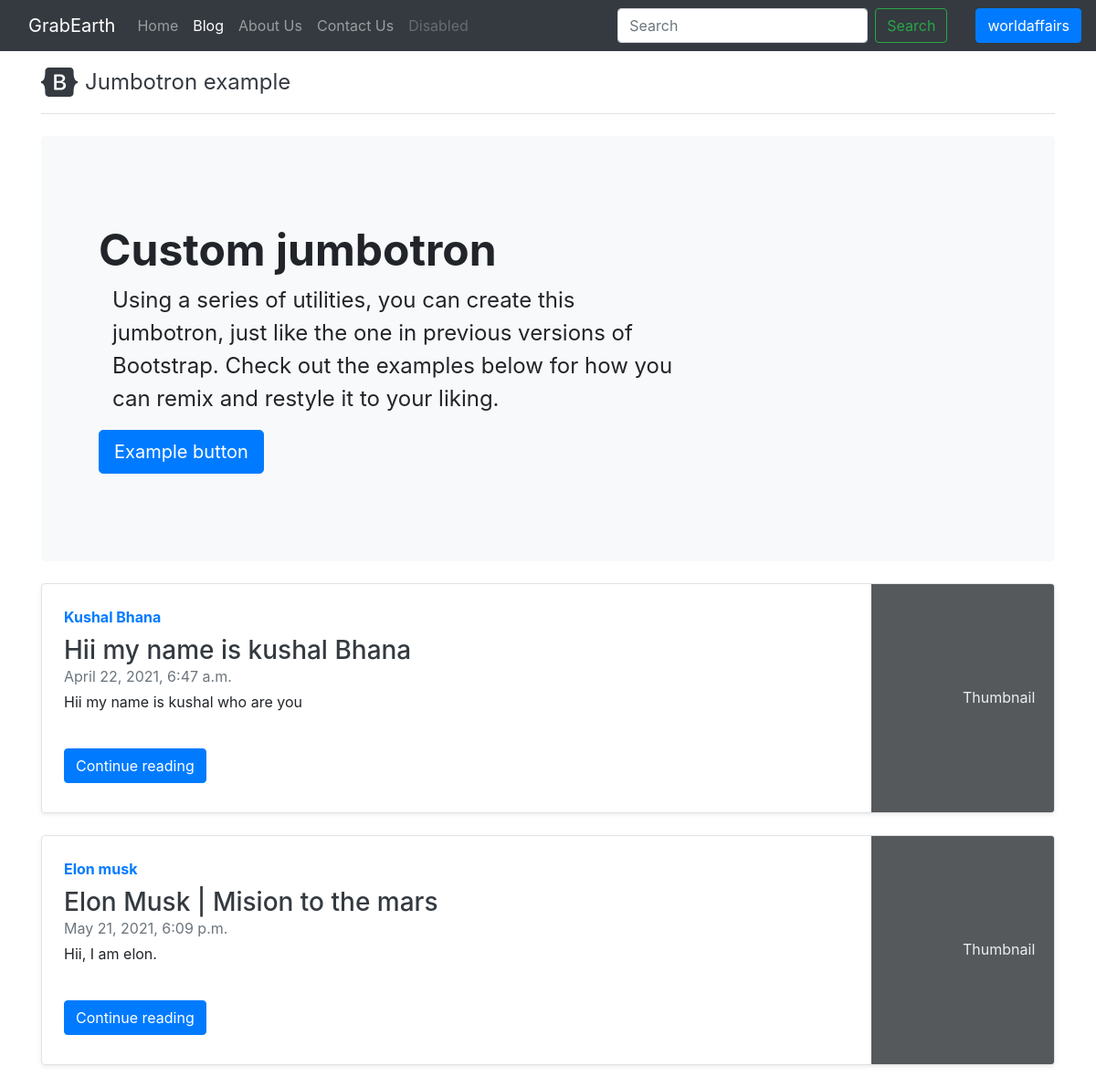
Screenshot of /blog/ (signed in) with the database file from the repository.
### blog/models.py (models this page shows, shortened)
class Post(models.Model):
    sno=models.AutoField(primary_key=True)
    title=models.CharField(max_length=255)
    author=models.CharField(max_length=14)
    slug=models.CharField(max_length=130)
    timeStamp=models.DateTimeField(blank=True)
    content=models.TextField()

### blog/views.py (the view)
# urls.py: path('', views.BlogHome, name="BlogHome"),
def BlogHome(request):
    allPosts= Post.objects.all()
    context={'allPosts': allPosts}
    return render(request, 'blog/bloghome.html', context)

### templates/blog/bloghome.html (shortened to what this page needs)
{% extends 'base.html' %}
{% block blogactive %}active{% endblock blogactive %}
{% block body %}
<div class='container'>
    <header class="pb-3 mb-4 border-bottom mt-3">
        <a href="/" class="d-flex align-items-center text-dark text-decoration-none">
            <span class="fs-4">Jumbotron example</span>
        </a>
    </header>
    <div class="p-5 mb-4 bg-light rounded-3">
        <div class="container-fluid py-5">
            <h1 class="display-5 fw-bold">Custom jumbotron</h1>
            <p class="col-md-8 fs-4">Using a series of utilities, you can create this jumbotron, just like the one in
                previous versions of Bootstrap. Check out the examples below for how you can remix and restyle it to
                your liking.</p>
            <button class="btn btn-primary btn-lg" type="button">Example button</button>
        </div>
    </div>
    {% for post in allPosts %}
    <div
        class="row no-gutters border rounded overflow-hidden flex-md-row mb-4 shadow-sm h-md-250 my-4 position-relative">
        <div class="col p-4 d-flex flex-column position-static">
            <strong class="d-inline-block mb-2 text-primary">{{post.author}}</strong>
            <h3 class="mb-0"> <a class='text-dark' href="/blog/{{post.slug}}">{{post.title}}</a></h3>
            <div class="mb-1 text-muted">{{post.timeStamp}}</div>
            <p class="card-text mb-auto">{{post.content | truncatechars:'500'}}</p>
            <div class="my-2">
                <a href="{{post.slug}}" role="button" class="btn btn-primary">Continue reading</a>
            </div>
        </div>
        <div class="col-auto d-none d-lg-block">
            <svg class="bd-placeholder-img" width="200" height="250" xmlns="http://www.w3.org/2000/svg"
                preserveAspectRatio="xMidYMid slice" focusable="false" role="img" aria-label="Placeholder: Thumbnail">
                <rect width="100%" height="100%" fill="#55595c"></rect><text x="50%" y="50%" fill="#eceeef"
                    dy=".3em">Thumbnail</text>
            </svg>
        </div>
    </div>
    {% endfor %}
</div>
{% endblock body %}

### templates/base.html (shortened to what this page needs)
<!doctype html>
<html lang="en">
<head>
  <link href="https://cdn.jsdelivr.net/npm/bootstrap@5.0.0-beta3/dist/css/bootstrap.min.css" rel="stylesheet"
>
    <link rel="stylesheet" href="https://maxcdn.bootstrapcdn.com/bootstrap/4.0.0/css/bootstrap.min.css"
>
    <link href="https://use.fontawesome.com/releases/v5.0.6/css/all.css" rel="stylesheet">
    <link href="//maxcdn.bootstrapcdn.com/bootstrap/4.0.0/css/bootstrap.min.css" rel="stylesheet" id="bootstrap-css">
  </head>
  <body>
     <link href="https://maxcdn.bootstrapcdn.com/font-awesome/4.3.0/css/font-awesome.min.css" rel="stylesheet">
  <nav class="navbar navbar-expand-lg navbar-dark bg-dark">
    <div class="container-fluid">
      <a class="navbar-brand" href="/">GrabEarth</a>
      <div class="collapse navbar-collapse" id="navbarSupportedContent">
        <ul class="navbar-nav me-auto mb-2 mb-lg-0">
          <li class="nav-item">
            <a class="nav-link {% block homeactive %} {% endblock homeactive %}" aria-current="page" href="/">Home</a>
          </li>
          <li class="nav-item">
            <a class="nav-link {% block blogactive %} {% endblock blogactive %}" href="/blog">Blog</a>
          </li>
          <li class="nav-item">
            <a class="nav-link {% block aboutactive %} {% endblock aboutactive %}" href="/about">About Us</a>
          </li>
          <li class="nav-item">
            <a class="nav-link {% block contactactive %} {% endblock contactactive %}" href="/contact">Contact Us</a>
          </li>
          <li class="nav-item">
            <a class="nav-link disabled" href="#" tabindex="-1" aria-disabled="true">Disabled</a>
          </li>
        </ul>
        <form class="d-flex mx-3" action='/search/' method='get'>
          <input class="form-control me-2" type="search" name='search' id='search' placeholder="Search"
            aria-label="Search">
          <button class="btn btn-outline-success" type="submit">Search</button>
        </form>
      </div>
    </div>
    {% if user.is_authenticated %}
    {%if user.first_name == 'advertizer' %}
    <a class="btn btn-primary" href="/client/" role="button">{{request.user}}</a>
    {%else%}
    <a class="btn btn-primary" href="/user/profile" role="button">{{request.user}}</a>
      {%endif%}
    {% endif %}
  </nav>
  {% block body %}{% endblock body %}
</body>
</html>

### templates/base.html (style rules this page uses)
a { text-decoration: none; }

### rows the page displays
Post: author "Kushal Bhana", title "Hii my name is kushal Bhana", timeStamp "April 22, 2021, 6:47 a.m.", content "Hii my name is kushal who are you"
Post: author "Elon musk", title "Elon Musk | Mision to the mars", timeStamp "May 21, 2021, 6:09 p.m.", content "Hii, I am elon."

### other values shown
{{ request.user }} "worldaffairs"
